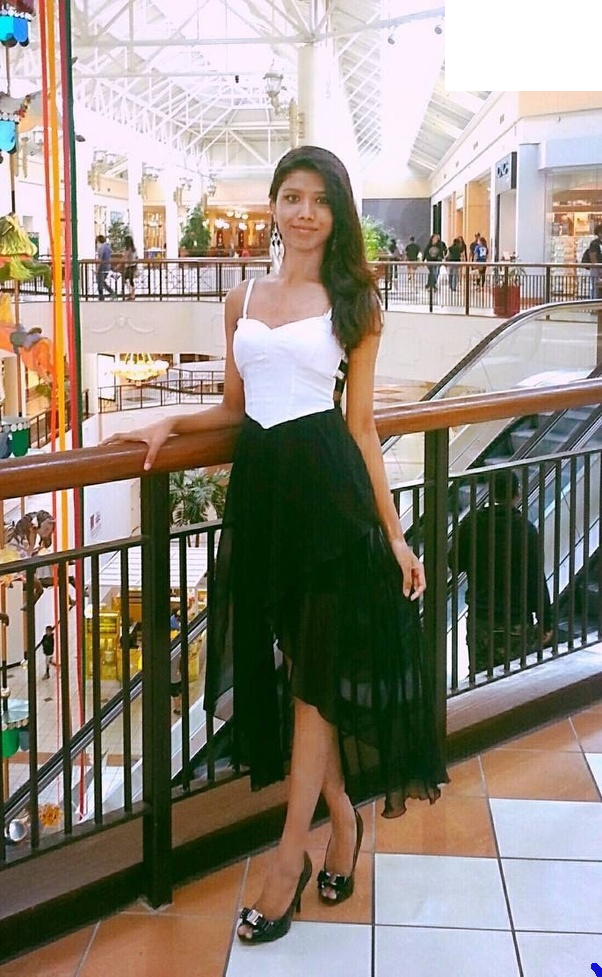
#> input picture test2/a_transparent.png, 602 x 977 px
$ python test.py
#> lines starting #> are read from the running program, lines starting #| are printed output that depends on the picture; after the words box and inside, x2 and y2 are one past the last pixel; in counts of white or black regions, pixels touching at a corner belong together
import cv2
import numpy as np
img = cv2.imread("a_transparent.png",cv2.IMREAD_UNCHANGED)
#> img is the input picture: shape (977, 602, 4); mean B, G, R, A 126.8, 138.2, 147.2, 255

print(img.shape) #stored as 3d matrix : height, width, 4 (bgra)
#| (977, 602, 4)
# aa is 0 (transparent) to 255 (opaque)
#row and column

#image is 602 x 977 , 977 rows, 602 columns

#this will work
print(img[976,601])
#| [203  19  18 255]
#image is bgr

try:
    print(img[601,976])
except IndexError:
    print("out of bounds")


def loadImage(img): #automatically uses alpha
    img = cv2.imread("a_transparent.png",cv2.IMREAD_UNCHANGED)
    if(img.shape[2] == 3):
        out = np.full([img.shape[0], img.shape[1], 4], 255)
        out[:,:,0:3] = img
        return out
    else:
        return img
def addTransparent(img1, img2):
    #uses img2's alpha channel
    #img1's value = (1 - img2's alpha) * img1's value + (img2's alpha) * img2's value
    #mutates img1
    alphas = 1/256 * img2[:,:,3]
    oneMinus = np.full(img1.shape[0:2], 1) - alphas
    for i in range(3):
        img1[:,:,i] = np.multiply(oneMinus, img1[:,:,i]) + np.multiply(alphas, img2[:,:,i]) #component wise multiplication


###DO NOT DO IT LIKE THIS!!!
###let's try to make a square in the top middle part black
##for x in range(200,400):
##    for y in range(0, 200):
##        img[y,x] = [0,0,0,255]
###write it
##cv2.imwrite("top_is_black.png", img)


#a faster way is to use numpy submatrix

img = cv2.imread("a_transparent.png",cv2.IMREAD_UNCHANGED)
newArray = np.zeros([200,200,4])
newArray[0:200,0:200,0].fill(255)
newArray[0:200,0:200,1].fill(128)
newArray[0:200,0:200,2].fill(0)
newArray[0:200,0:200,3].fill(255)
img[0:200, 200:400, 0:4] = newArray #remember coords are y,x
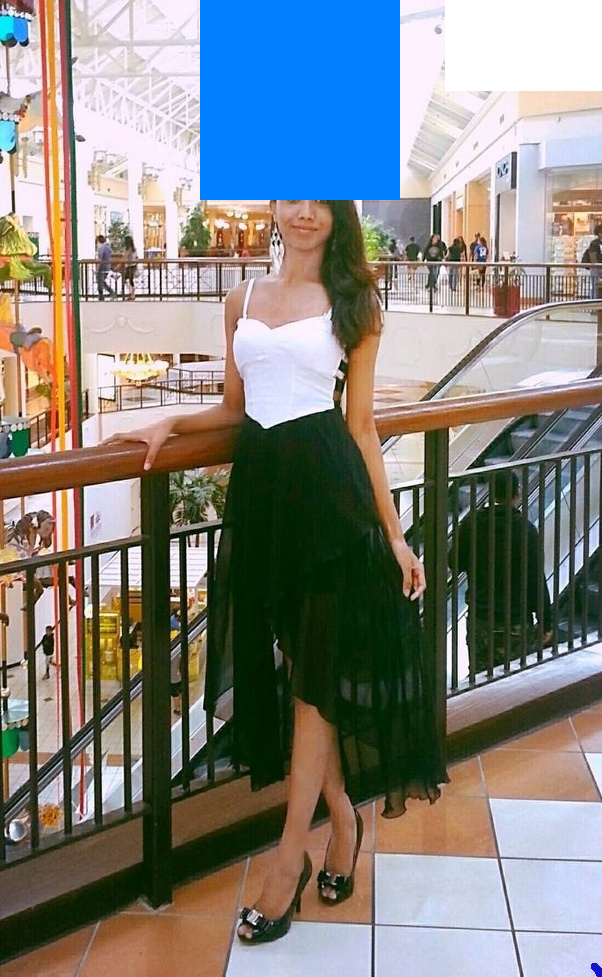
#> img: shape (977, 602, 4); 6.8% of pixels changed, all inside (x1, y1, x2, y2) = (200, 0, 400, 200)
#so if we want top center side, x is 200-400, y is 0-200
cv2.imwrite("top_is_black.png", img)

#let's try doing matrix operations.

#blue -> add green and blue
img = cv2.imread("a_transparent.png",cv2.IMREAD_UNCHANGED)
print(img[221,312])
#| [ 66  98 163 255]
transform = np.array([[1,1,0,0],[0,1,0,0],[0,0,1,0],[0,0,0,1]])
img = np.dot(img, np.transpose(transform)) #note the transpose!
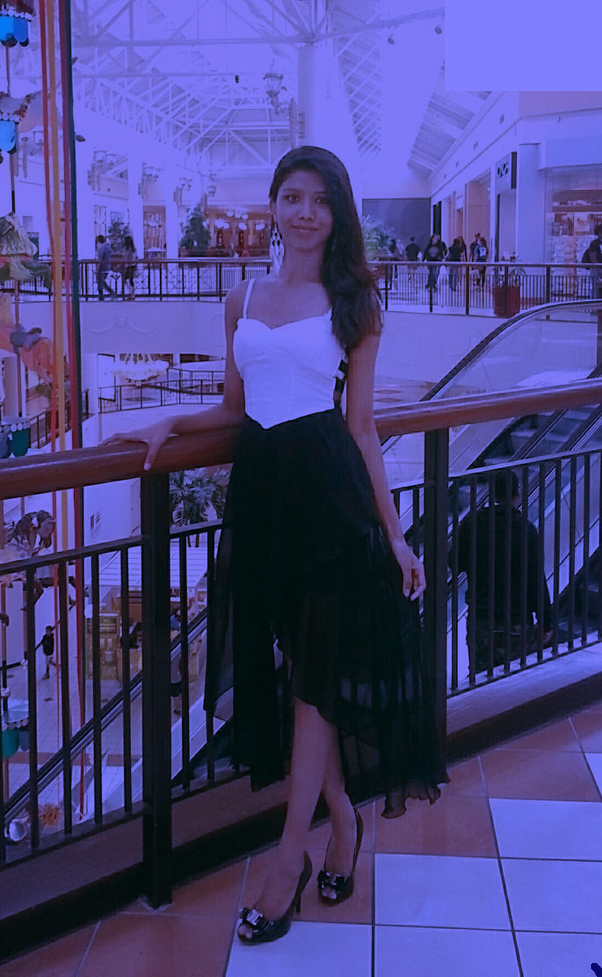
#> img: shape (977, 602, 4) int64; mean B, G, R, A 265, 138.2, 147.2, 255; drawn with min black and max white
print(img[221,312])
#| [164  98 163 255]
cv2.imwrite("green_blue_add.png", img)
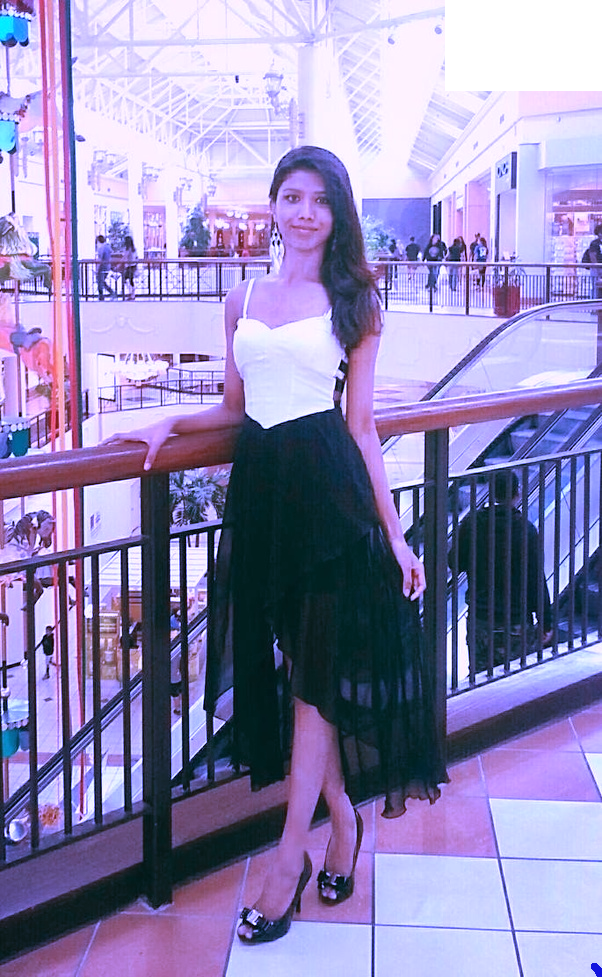
#> saved as green_blue_add.png: shape (977, 602, 4); mean B, G, R, A 182.9, 138.2, 147.2, 255

##any super blue parts will be made red
#now we have to iterate

#numpy addition is mod 256

img = cv2.imread("a.png",cv2.IMREAD_UNCHANGED)
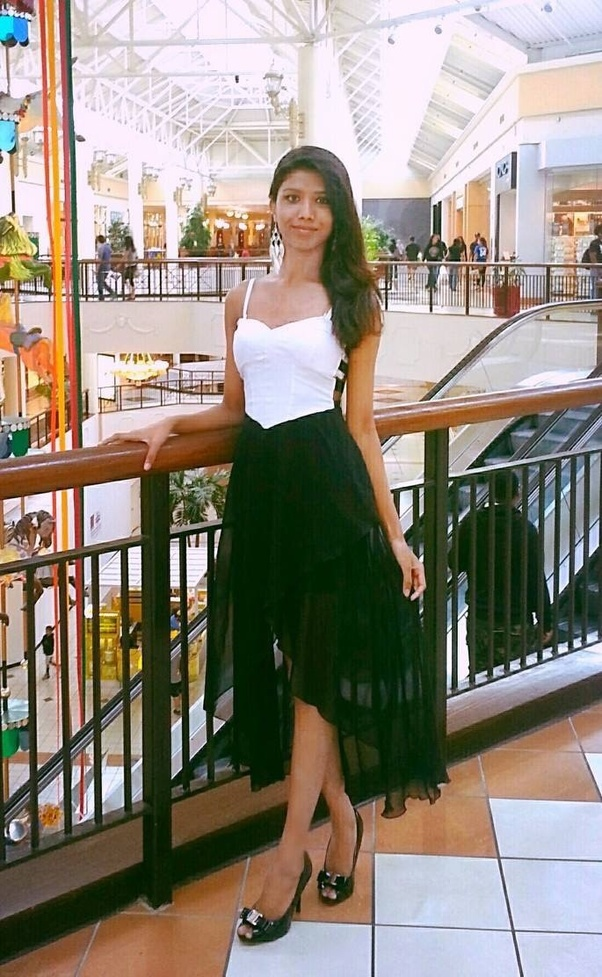
#> input picture test2/a.png, 602 x 977 px
#> img is the input picture: shape (977, 602, 4); mean B, G, R, A 126.3, 137.4, 146.6, 255
transform = np.array([[0,0,0,0],[0,1,0,0],[1,0,1,0],[0,0,0,1]])
#new image that will be merged

img2 = np.zeros(img.shape)


#make the img2 consisting of only blue pixels
for y in range(img.shape[0]):
    for x in range(img.shape[1]):
        tol = 0.86
        if(img[y,x,0]*tol>img[y,x,1] and img[y,x,0]*tol>img[y,x,2]):
            img2[y,x,0:4] = np.matmul(transform,img[y,x,0:4])
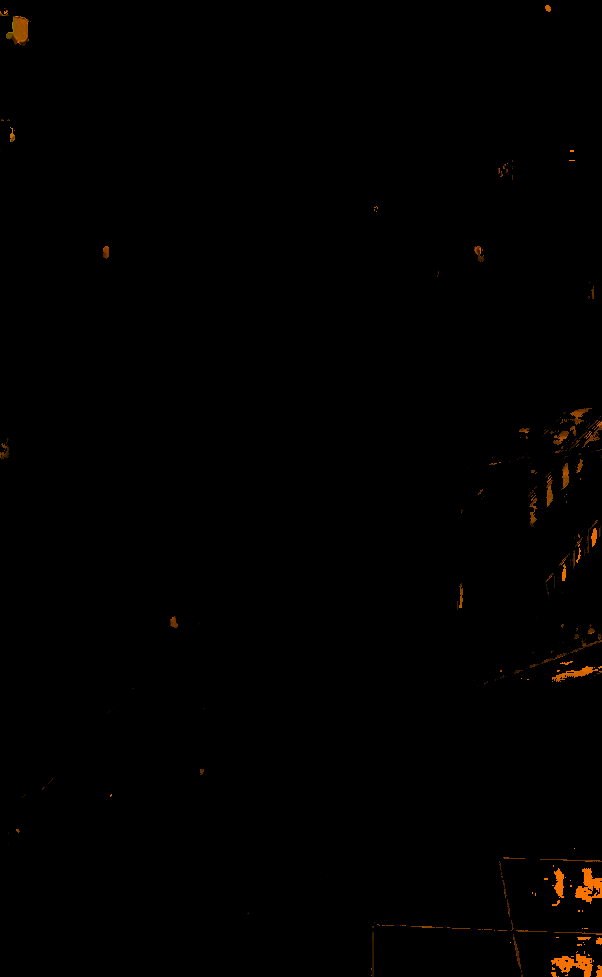
#> img2: shape (977, 602, 4) float64; mean B, G, R, A 0, 1.2, 2.6, 2.3; drawn with min black and max white
print("done manually doing stuff")
addTransparent(img, img2)
#> in addTransparent, `alphas = 1/256 * img2[:,:,3]`:
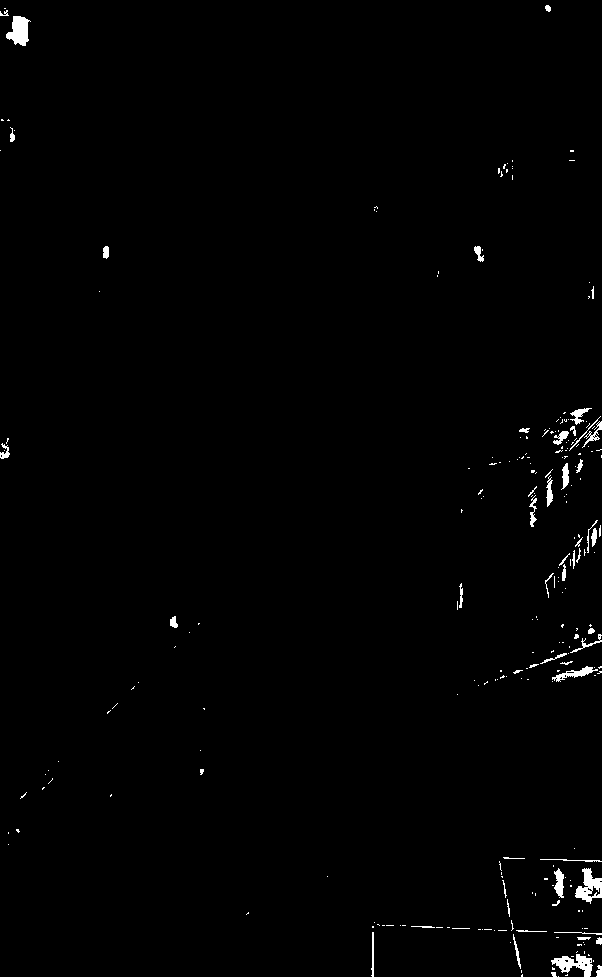
#> alphas: shape (977, 602) float64; values 0 (black) and 0.996 (white), 0.9% white; 252 white regions (198 under 20 px), largest, box (x1, y1, x2, y2) and area: (575, 868, 602, 904) 493, (551, 954, 593, 977) 478, (6, 16, 31, 46) 470
cv2.imwrite("blue_parts.png", img)
